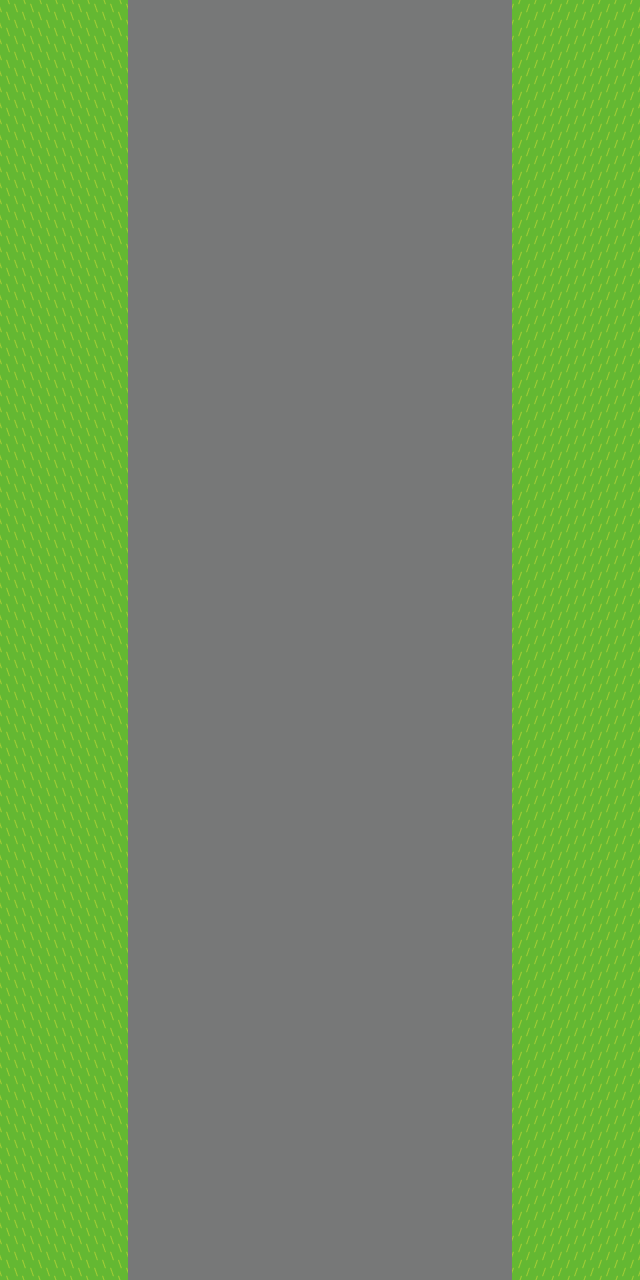

The image is a tile-based game level rendered from a .tmx file. Its description and source (layers, tilesets, objects; grid data summarised) follow:
An orthogonal 20x40 tile map with 32x32 px tiles, 1 tile layer (Capa de Patrones 1), 3 tilesets.

<map version="1.0" orientation="orthogonal" renderorder="right-down" width="20" height="40" tilewidth="32" tileheight="32" nextobjectid="1">
 <tileset firstgid="1" name="cespedderecha-01" tilewidth="32" tileheight="32" tilecount="1" columns="1">
  <image source="cespedderecha-01.png" trans="ff00ff" width="32" height="32" />
 </tileset>
 <tileset firstgid="2" name="cespedizquierda-01" tilewidth="32" tileheight="32" tilecount="1" columns="1">
  <image source="cespedizquierda-01.png" trans="ff00ff" width="32" height="32" />
 </tileset>
 <tileset firstgid="3" name="asflat-01" tilewidth="32" tileheight="32" tilecount="1" columns="1">
  <image source="asflat-01.png" trans="ff00ff" width="32" height="32" />
 </tileset>
 <layer name="Capa de Patrones 1" width="20" height="40">
  <data>[800 cells, 800 non-empty, 3 distinct tile ids]</data>
 </layer>
</map>
